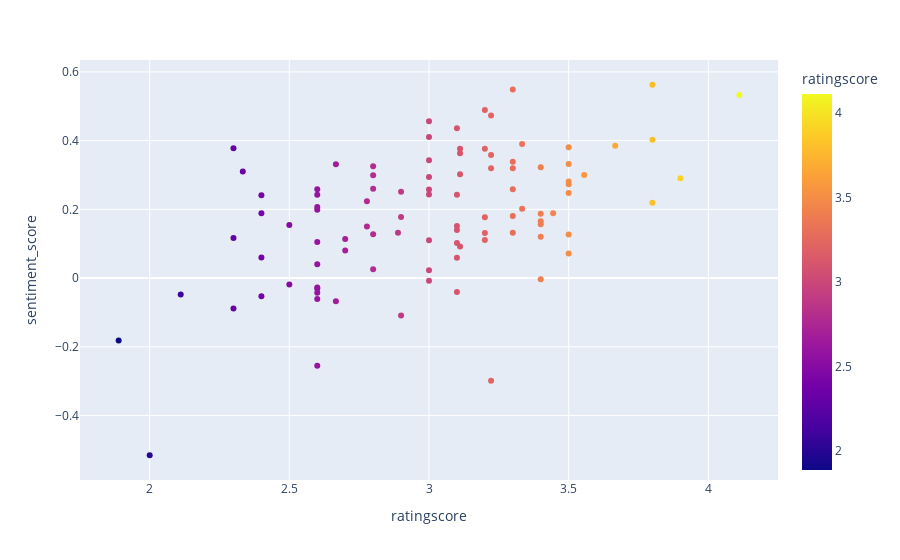

Source (notebook cell):
### Code cell
fig = px.scatter(dum, x='ratingscore', y="sentiment_score", color = 'ratingscore')
b
fig.show()
